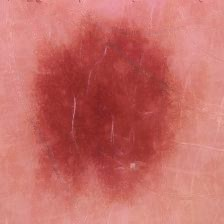
#> input picture hair_removal/InPainted_sample1.jpg, 224 x 224 px
$ python -i UI.py   (imports and definitions only)
#> lines starting #> are read from the running program, lines starting #| are printed output that depends on the picture; after the words box and inside, x2 and y2 are one past the last pixel; in counts of white or black regions, pixels touching at a corner belong together
# [102 lines of commented-out code are left out]

import tkinter as tk
from tkinter import ttk, filedialog
from subprocess import call
from PIL import Image, ImageTk
from tkinter import messagebox as ms
import imageio
import cv2
import numpy as np
from scipy import ndimage  # To call your Jupyter Notebook

# Function to select image file
image_labels = []

# Function to choose model (replace with your actual model selection logic)
# [14 lines left out: functions choose_model, detect_cancer, not called in this run]

    # [12 lines of commented-out code are left out]
filename = ""
selected_model = None

# Create the main window
# [2 lines not run here, left out]
# [1 line that did not run here, left out]
# [2 lines not run here, left out]

logo_label=tk.Label()
# [1 line not run here, left out]

# [1 line that did not run here, left out]
# [1 line not run here, left out]

threshold = 149.0
# Detect Cancer Button
def remove_hairs_im(image):
    grayScale = cv2.cvtColor(image, cv2.COLOR_RGB2GRAY)
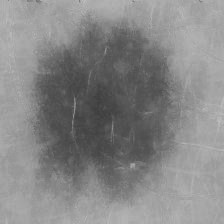
#> grayScale: shape (224, 224); min 61, max 192, mean 134.2
    kernel = cv2.getStructuringElement(cv2.MORPH_RECT, (17, 17))
    blackhat = cv2.morphologyEx(grayScale, cv2.MORPH_BLACKHAT, kernel)
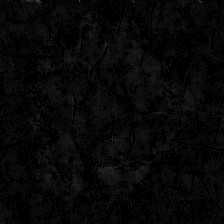
#> blackhat: shape (224, 224); min 0, max 60, mean 7.3
    _, thresh2 = cv2.threshold(blackhat, 10, 255, cv2.THRESH_BINARY)
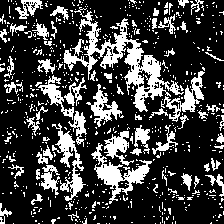
#> thresh2: shape (224, 224); 25.4% white; 643 white regions (579 under 20 px), largest, box (x1, y1, x2, y2) and area: (63, 7, 184, 112) 2796, (91, 143, 152, 204) 1027, (52, 123, 86, 201) 825
    dst = cv2.inpaint(image, thresh2, 1, cv2.INPAINT_TELEA)
    return dst

# [16 lines left out: function remove_hairs_img, not called in this run]

def convertToGreyScale_im(image):
    image = remove_hairs_im(image)
    def getWeightedAvg(pixel):
        return 0.299 * pixel[0] + 0.587 * pixel[1] + 0.114 * pixel[2]
    grey = np.zeros(image.shape[0:-1])
    for rownum in range(len(image)):
        for colnum in range(len(image[rownum])):
            grey[rownum][colnum] = getWeightedAvg(image[rownum][colnum])
    return grey

# [16 lines left out: function convertToGreyScale_img, not called in this run]

def threshold_im(image, threshold):
    assert len(image.shape) == 2, "Must be grayscale image"
    thresh = np.zeros(image.shape)
    for rownum in range(len(image)):
        for colnum in range(len(image[rownum])):
            if image[rownum][colnum] > threshold:
                thresh[rownum][colnum] = 0
            else:
                thresh[rownum][colnum] = 255
    return thresh

# [16 lines left out: function threshold_img, not called in this run]

def getHistGray_im(image):
    assert len(image.shape) == 2, "Must be grayscale image"
    hist = np.zeros(255)
    for row in image:
        for col in row:
            hist[int(col)] += 1
#> after the loop, hist = 255 values, max 1585 at index 165, min 0 at index 0, mean 196.8
    return hist

# [16 lines left out: function getHistGray_img, not called in this run]

def otsu_im(image):
    assert len(image.shape) == 2, "Must be grayscale image"
    th = _getOtsuThreshold_im(image)
    return threshold_im(image, th)

# [16 lines left out: function otsu_img, not called in this run]

def _getOtsuThreshold_im(image):
    s = 0
    histogram = getHistGray_im(image)
#> histogram has the same summary as hist in getHistGray_im
    for i in range(len(histogram)):
        s += i * histogram[i]
#> after the loop, s = 6803079
    sumB = 0
    wB = 0
    wF = 0
    mB = None
    mF = None
    m = 0.0
    between = 0.0
    threshold1 = 0.0
    threshold2 = 0.0
    total = len(image.ravel())
#> total = 50176
    for i in range(len(histogram)):
        wB += histogram[i]
        if wB == 0:
            continue
        wF = total - wB
        if wF == 0:
            break
        sumB += i * histogram[i]
        mB = sumB / wB
        mF = (s - sumB) / wF
        between = wB * wF * ((mB - mF) ** 2)
        if between >= m:
            threshold1 = i
            if between > m:
                threshold2 = i
            m = between
#> this loop made 192 passes
#> (wB, wF, sumB, mB, mF, m) on passes 69 to 80: (18, 50158, 1224, 68, 135.6, 4.13e+09), (53, 50123, 3639, 68.66, 135.7, 1.19e+10), (106, 50070, 7349, 69.33, 135.7, 2.34e+10), (234, 49942, 16437, 70.24, 135.9, 5.04e+10), (459, 49717, 32637, 71.1, 136.2, 9.66e+10), (734, 49442, 52712, 71.81, 136.5, 1.52e+11), (1006, 49170, 72840, 72.41, 136.9, 2.06e+11), (1268, 48908, 92490, 72.94, 137.2, 2.56e+11), (1579, 48597, 116126, 73.54, 137.6, 3.15e+11), (1917, 48259, 142152, 74.15, 138, 3.77e+11), (2330, 47846, 174366, 74.84, 138.5, 4.52e+11), (2715, 47461, 204781, 75.43, 139, 5.21e+11)
#> (wB, wF, sumB, mB, mF, between) on pass 108: (14070, 36106, 1259456, 89.51, 153.5, 2.08e+12)
#> after the loop, m = 2.25e+12; sumB = 6802888; threshold1 = 127; threshold2 = 127; wB = 50176
    return (threshold1 + threshold2) / 2.0

# [27 lines left out: functions masking_im, masking_img, not called in this run]

def opened_im(image):
    grey = convertToGreyScale_im(image)
    thresh = otsu_im(grey)
#> in otsu_im, `th = _getOtsuThreshold_im(image)`: th = 127
#> after the loop in threshold_im, `for rownum in range(len(image)):`:
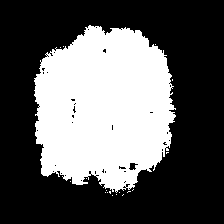
#> thresh: shape (224, 224) float64; 36.2% white; 18 white regions (17 under 20 px), largest, box (x1, y1, x2, y2) and area: (34, 25, 176, 193) 18131
    dilimg = ndimage.binary_dilation(thresh)
#> dilimg: shape (224, 224) bool; 38.1% white; 2 white regions (1 under 20 px), largest, box (x1, y1, x2, y2) and area: (33, 24, 177, 197) 19086
    for x in range(25):
        dilimg = ndimage.binary_dilation(dilimg)
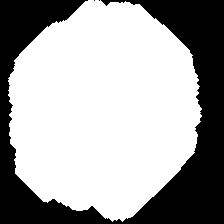
#> dilimg: shape (224, 224) bool; 65% white; 3 black regions (2 under 20 px), largest, box (x1, y1, x2, y2) and area: (0, 0, 224, 224) 17583
    erimg = ndimage.binary_erosion(dilimg)
#> erimg: shape (224, 224) bool; 63.8% white; 1 black region, box (x1, y1, x2, y2) and area: (0, 0, 224, 224) 18158
    for x in range(25):
        erimg = ndimage.binary_erosion(erimg)
#> this loop made 25 passes
#> pass 1, in opened_im, `erimg = ndimage.binary_erosion(erimg)`:
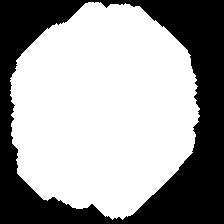
#> erimg: shape (224, 224) bool; 62.7% white; 1 black region, box (x1, y1, x2, y2) and area: (0, 0, 224, 224) 18727
#> after the loop:
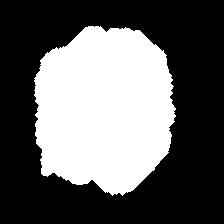
#> erimg: shape (224, 224) bool; 37.9% white; 1 white region, box (x1, y1, x2, y2) and area: (34, 26, 176, 196) 18993
    return erimg

# [61 lines left out: functions opened_img, openimage, not called in this run]


# [1 line that did not run here, left out]
# [2 lines not run here, left out]

# [1 line that did not run here, left out]
# [1 line not run here, left out]

# [1 line that did not run here, left out]
# [1 line not run here, left out]

# [1 line that did not run here, left out]
# [1 line not run here, left out]

# [1 line that did not run here, left out]
# [1 line not run here, left out]

# [1 line that did not run here, left out]
# [1 line not run here, left out]

# [1 line that did not run here, left out]
# [2 lines not run here, left out]

# [1 line that did not run here, left out]
# [1 line not run here, left out]

# [1 line that did not run here, left out]
# [1 line not run here, left out]

# [1 line that did not run here, left out]
# [1 line not run here, left out]

# [1 line that did not run here, left out]
# [1 line not run here, left out]

# [1 line that did not run here, left out]
# [1 line not run here, left out]

# [1 line that did not run here, left out]
# [9 lines not run here, left out]

>>> import cv2
>>> picture = cv2.cvtColor(cv2.imread('hair_removal/InPainted_sample1.jpg'), cv2.COLOR_BGR2RGB)
>>> result = opened_im(picture)
